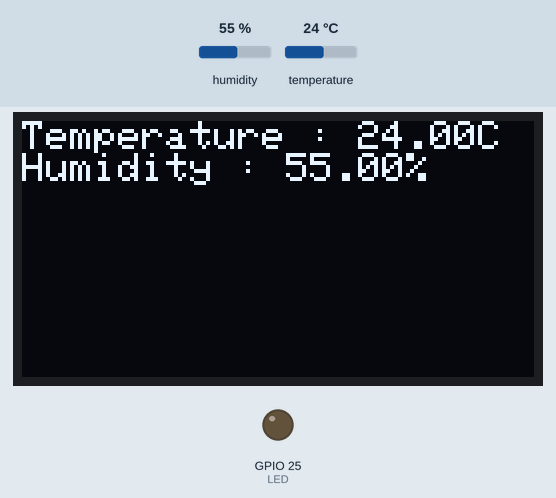
This sketch was run on a simulated ESP32. Shown: 128×64 one-colour display, output pins drawn as LEDs (lit = HIGH). The inputs (shaded band) are chosen by the test bench; at power-on: temperature 24 °C, humidity 55 %.

Above: at 4.9 s.
5.0 s: temperature set to 28 °C
At 7.1 s:
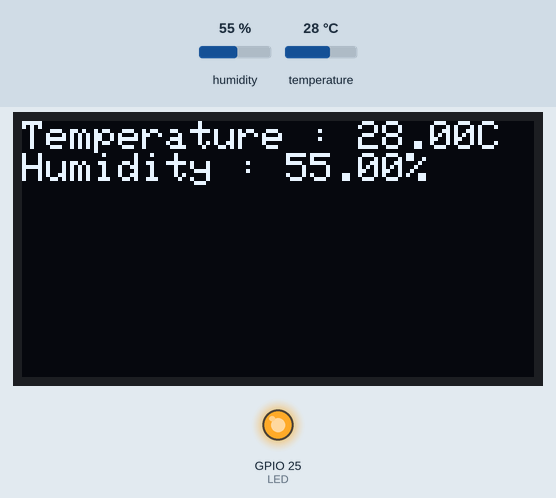
8.0 s: temperature set to 24 °C
At 9.2 s:
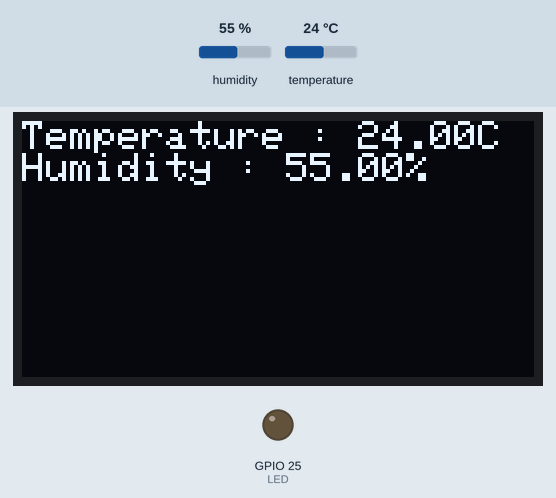
11.0 s: humidity set to 22 %
At 13.4 s:
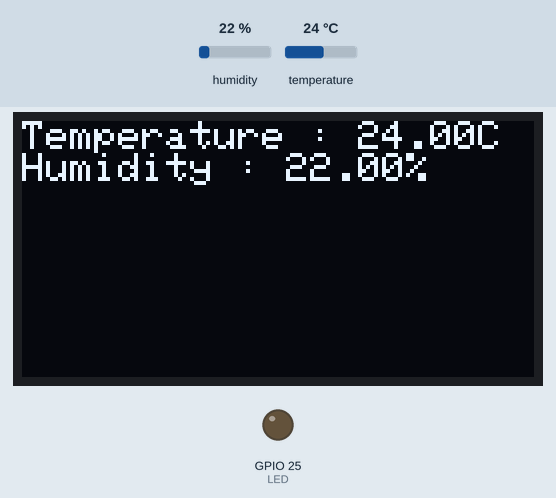
14.0 s: humidity set to 40 %
At 15.5 s:
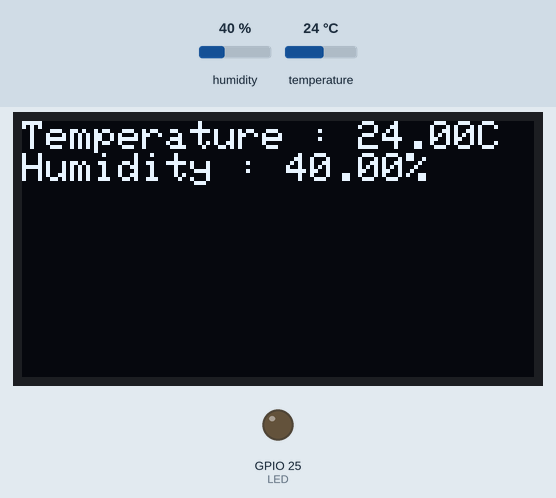
Timing chart, 0 to 17.0 s (numbered marks = the images above; inputs shaded):
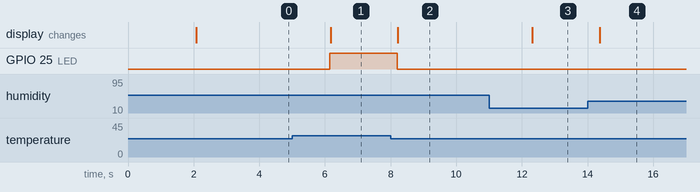

The sketch:

02_dht11_oled_thermostat.ino
```cpp
// OLED library
#include <Wire.h>
#include <Adafruit_GFX.h>
#include <Adafruit_SSD1306.h>

// DHT library
#include <DHT.h>
#include <Adafruit_Sensor.h>

// LED define
#define LED 25

// OLED define
#define SCREEN_WIDTH 128
#define SCREEN_HEIGHT 64

// DHT define
#define DHTPIN 4
#define DHTTYPE DHT11

// define threshold
#define TEMP_THRESHOLD 25.0

Adafruit_SSD1306 display(SCREEN_WIDTH, SCREEN_HEIGHT, &Wire, -1);
DHT dht(DHTPIN, DHTTYPE);

void setup()
{
  Serial.begin(115200);

  // LED
  pinMode(LED, OUTPUT);

  // I2C init
  Wire.begin();

  // OLED init
  if (!display.begin(SSD1306_SWITCHCAPVCC, 0x3C))
  {
    Serial.println("Failed to Initialize OLED");
    while(true);
  }

  display.setTextColor(SSD1306_WHITE);
  display.setTextSize(1);

  // DHT init
  dht.begin();
}

void loop()
{
  delay(2000);

  float humidity = dht.readHumidity();
  float temperature = dht.readTemperature();

  if (isnan(humidity) || isnan(temperature))
  {
    Serial.print("Error try to read dht11");
    return;
  }

  if (temperature > TEMP_THRESHOLD)
  {
    digitalWrite(LED, HIGH);
  }
  else
  {
    digitalWrite(LED, LOW);
  }

  display.clearDisplay();
  display.setCursor(0,0);
  display.print("Temperature : ");
  display.print(temperature);
  display.println("C");
  display.print("Humidity : ");
  display.print(humidity);
  display.print("%");
  display.display();
}
```

Measured:
- the behaviour switches between 26 and 25 °C on temperature (found by bisection; images 1 and 2)
- after the input at 5.0 s, GPIO 25 (LED): LOW → HIGH after 1.2 s; the display: changes after 1.2 s (image 1)
- after the input at 8.0 s, GPIO 25 (LED): HIGH → LOW after 0.20 s; the display: changes after 0.23 s (image 2)
- after the input at 11.0 s, the display: changes after 1.3 s (image 3)
- after the input at 14.0 s, the display: changes after 0.37 s (image 4)
